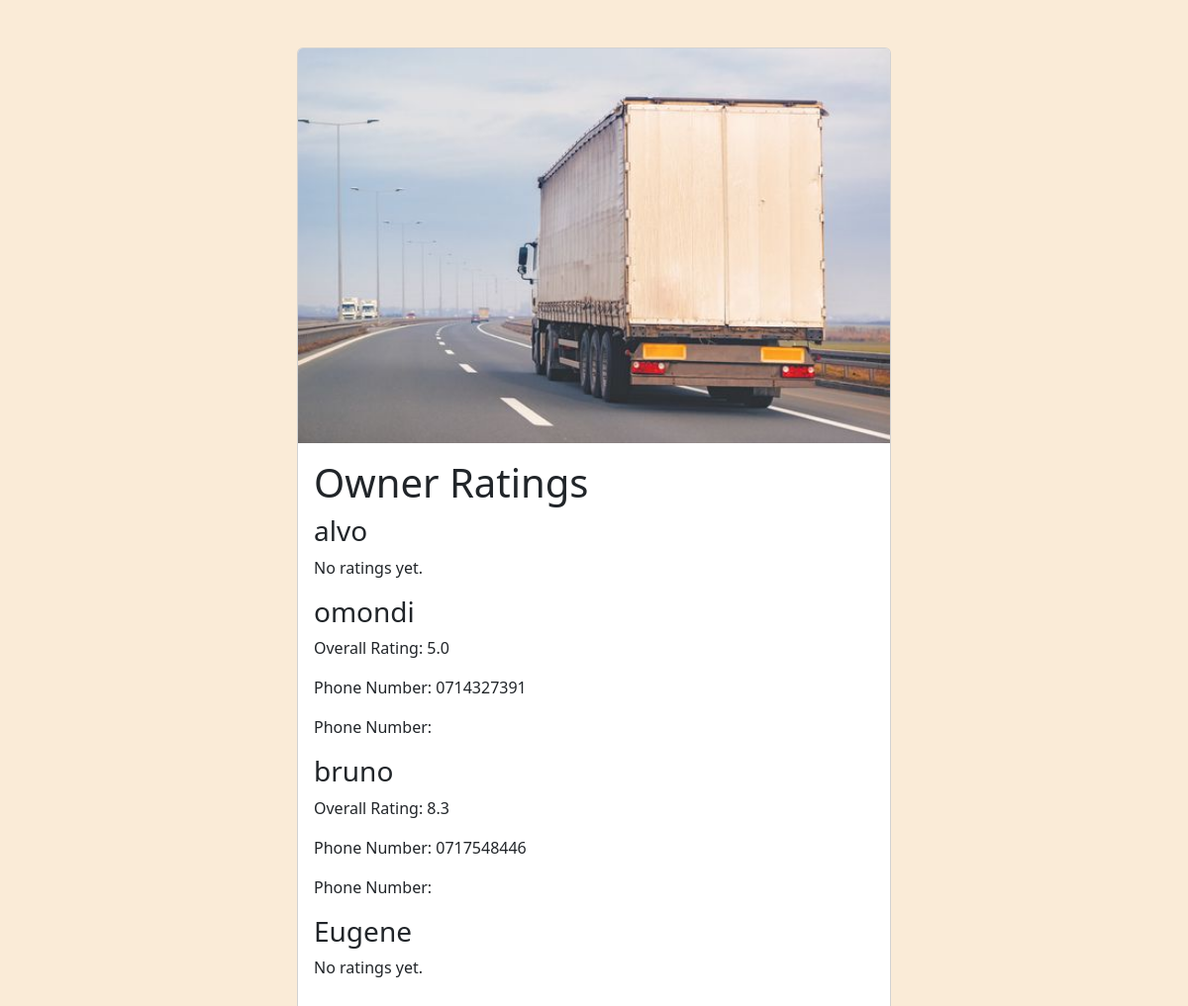
The page /customer_owner_ratings/ on the database as committed earlier.
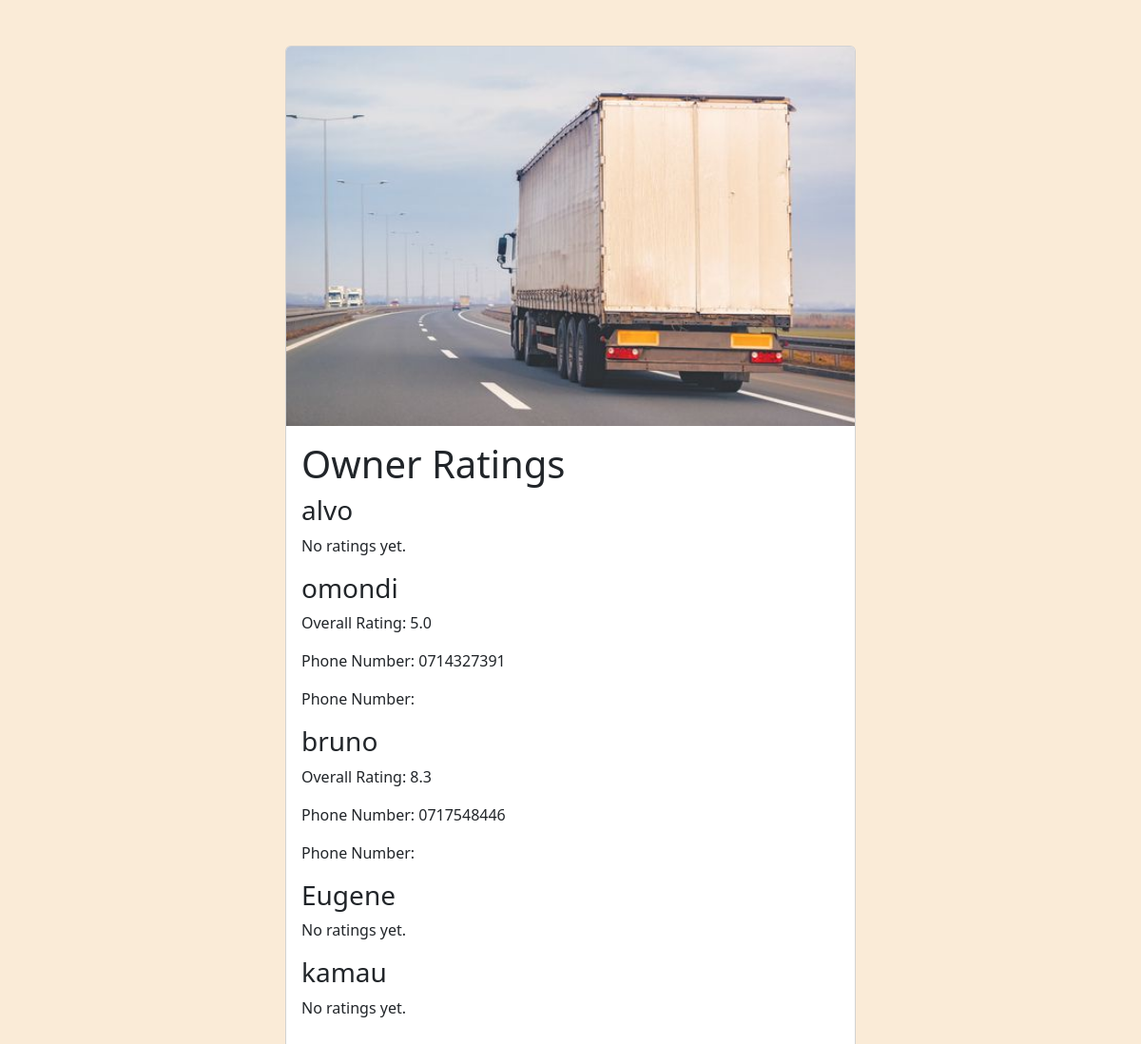
The same page on the database as committed later.
### accounts/models.py (models this page shows)
class User(AbstractUser):
    name = models.CharField(max_length=200, null=True) #attribute name defined
    email = models.EmailField(unique=True,null=True)

### Owner/models.py (models this page shows, shortened)
class Car(models.Model):
    owner = models.ForeignKey(User, null=True, on_delete=models.CASCADE)
    reg_no = models.CharField(max_length=20, unique=True, validators=[
        RegexValidator('^(K)([ABCDEFGHJKLMNPQRSTUVWXYZ]){2}( ){1}(\d){3}([ABCDEFGHJKLMNPQRSTUVWXYZ])$',
                       message="Invalid Number Plate")])
    image = models.ImageField(upload_to='car_images/')
    description = models.TextField(null=True, blank=True)
    phone_no = models.CharField(max_length=20, unique=True,
                                validators=[RegexValidator('^(0)([127])(\d){8}$', message='Invalid phone numbers')])
    updated = models.DateTimeField(auto_now = True , null=True)
    created = models.DateTimeField(auto_now_add=True, null= True)
    class Meta:
       ordering = ['-updated', '-created']  # Order by updated field in descending order and then by created field in descending order

### accounts/views.py (the view)
# urls.py: path('customer_owner_ratings/', views.view_owner_ratings, name='owner_ratings'),
def view_owner_ratings(request):
    group_name = 'owner'  # The name of the group for owners
    owners_group = Group.objects.get(name=group_name)
    owners = owners_group.user_set.annotate(num_cars=Count('car'))
    owner_ratings = []
    for owner in owners:
        overall_rating = Review.objects.filter(owner=owner).aggregate(Avg('rate'))['rate__avg']
        car = Car.objects.filter(owner=owner).first()
        phone_number = car.phone_no if car else None  # Fetch the phone number from the associated Car object
        owner_ratings.append({
            'owner': owner,
            'overall_rating': overall_rating,
            'phone_number': phone_number
        })
    context = {
        'owner_ratings': owner_ratings,
    }
    return render(request, 'accounts/view_owner_ratings.html', context)

### accounts/templates/accounts/view_owner_ratings.html (shortened to what this page needs)
<!DOCTYPE html>
{%load static%}
<html lang="en">
<head>
  <link href="https://cdn.jsdelivr.net/npm/bootstrap@5.3.0-alpha3/dist/css/bootstrap.min.css" rel="stylesheet">
</head>
<body style="background-color: antiquewhite";>
  <div class="card  mx-auto my-5" style="width: 50%;">
    <img src="{% static 'images/img3.jpg'%}" class="card-img-top" alt="...">
    <div class="card-body">
        <h1>Owner Ratings</h1>
{% for owner_rating in owner_ratings %}
    <h3>{{ owner_rating.owner.username }}</h3>
    {% if owner_rating.overall_rating %}
        <p>Overall Rating: {{ owner_rating.overall_rating|floatformat:1 }}</p>
        <p>Phone Number: {{ owner_rating.phone_number }}</p>
        <p>Phone Number: {{ owner_rating.owner.phone_no }}</p>
    {% else %}
        <p>No ratings yet.</p>
    {% endif %}
{% endfor %}
  </div>
</body>
</html>

Rows that differ between the two databases and show on the page:
added User: owner.username "kamau", shows "No ratings yet."
